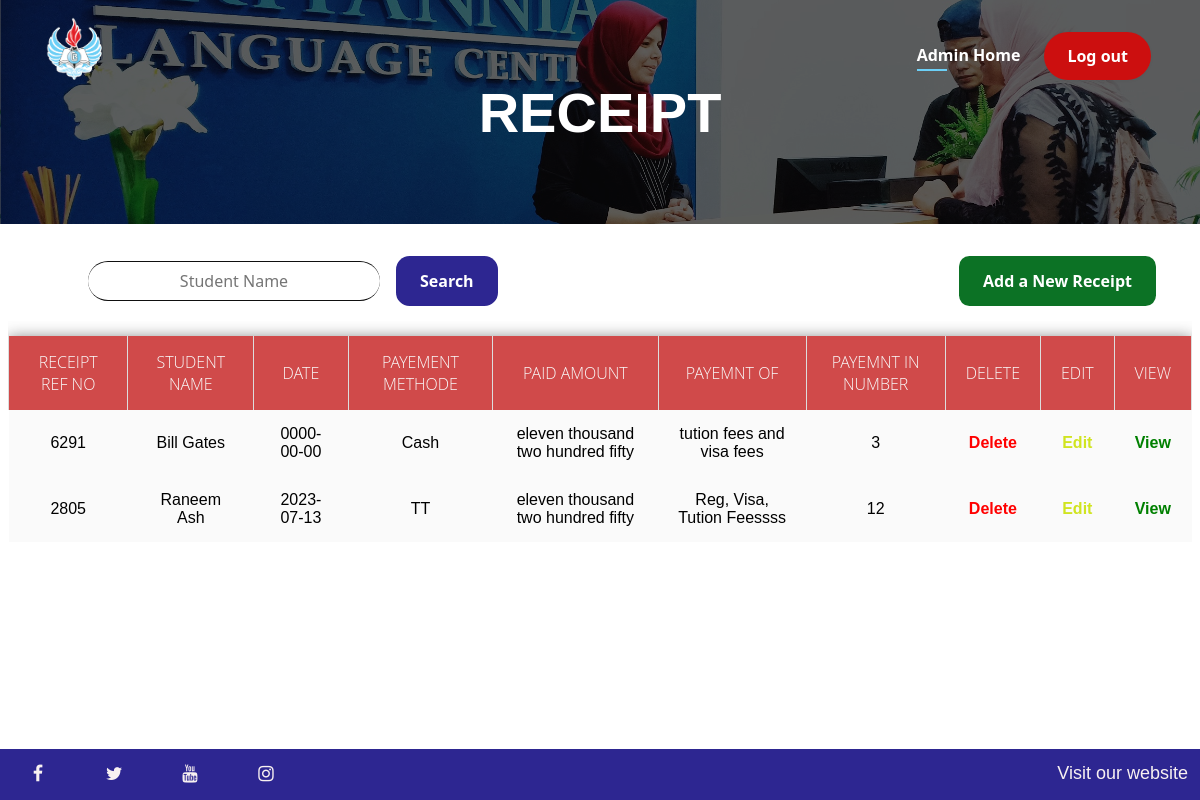
The app's page /rechome.php (signed in) with its own data.
### tables this page shows
CREATE TABLE `receipt` (
  `Rref` int(100) NOT NULL,
  `studentName` varchar(100) NOT NULL,
  `Date` date NOT NULL,
  `PaymentM` varchar(100) NOT NULL,
  `PaidAmount` varchar(100) NOT NULL,
  `PaymentOf` varchar(100) NOT NULL,
  `PaidInNumber` int(100) NOT NULL,
  `ID` int(11) NOT NULL
);

### rechome.php (the view, shortened to what this page needs)
<?php
$host="localhost";
$user="root";
$password="";
$db="management_system";
include('Header10.php');
include('footer1.php');
$connection=mysqli_connect($host,$user,$password,$db);
?>
<!DOCTYPE html>
<html lang="en">
<head>
  <link rel="stylesheet" href="class.css">
  <link rel="stylesheet" href="footer1.css">
  <link rel="stylesheet" href="Testt.css">
</head>
<body>
<div>
  <div class="search">
    <form id='search' Class="search-container" method="POST">
       <input  type='text' placeholder='Student Name' class='searchinput-field' name='searchTerm' >
       <button type='submit'Class="search-btn" name="inf" value="inf" >Search</button>
    </form>
    <div class="class-select-container">
  <button class="button-9" onclick="window.location.href='recnew.php';">Add a New Receipt</button>
</div>
</div>
</div>
 <?php
if ($_SERVER["REQUEST_METHOD"] == "POST" && isset($_POST['searchTerm'])) {
  $searchTerm = mysqli_real_escape_string($connection, $_POST['searchTerm']);
  $select = "SELECT * FROM receipt WHERE StudentName LIKE '%$searchTerm%' ORDER BY ID DESC";
} else {
  $select = "SELECT * FROM receipt ORDER BY ID DESC";
}
$result = mysqli_query($connection, $select);
?>
  <div class="filter">
  <table class="filter">
<thead>
<tr>
<th>Receipt Ref No</th>
<th>Student Name</th>
<th>Date</th>
<th>Payement Methode</th>
<th>Paid Amount</th>
<th>Payemnt Of</th>
<th>Payemnt in number</th>
<th>Delete</th>
<th>Edit</th>
<th>View</th>
</tr>
</thead>
<tbody>
<?php
while ($info = $result->fetch_array(MYSQLI_ASSOC)) {
?>
<tr>
<td><?php echo $info['Rref']; ?></td>
  <td><?php echo $info['studentName']; ?></td>
  <td><?php echo $info['Date']; ?></td>
  <td><?php echo $info['PaymentM']; ?></td>
  <td><?php echo $info['PaidAmount']; ?></td>
  <td><?php echo $info['PaymentOf']; ?></td>
  <td><?php echo $info['PaidInNumber']; ?></td>
  <td><a class='button-8' onclick="return confirm('Are You Sure to Delete This');" href='recdelete.php?recdelete=<?php echo $info['Rref']; ?>'>Delete</a></td>
  <td><a class='button-7' onclick="return confirm('Are You Sure to Update This');" href='recieptform.php?reciept=<?php echo $info['Rref']; ?>'>Edit</a></td>
  <td><a class='button-1' href='recieptView.php?recieptV=<?php echo $info['Rref']; ?>'>View</a></td>
</tr>
</tbody>
<?php
}
?>
</div>
</body>
</html>

### Testt.css (style rules this page uses)
button { font-size: 1rem; padding: 0.5rem 1.5rem; border: none; border-radius: 1rem; margin-right: 1rem; cursor: pointer; color: #fff; font-family: 'Helvetica', sans-serif; transition: all 0.2s ease-in-out; }

### class.css (style rules this page uses)
.filter { max-height: 300px; overflow-y: scroll; overflow-x: scroll; margin-top: 15px; position: relative; }
table { border-collapse: collapse; width: 100%; filter: progid:DXImageTransform.Microsoft.gradient(startColorstr="#e94ca1",endColorstr="#c74ae9",GradientType=1); border-collapse: collapse; border-spacing: 0; box-shadow: 0 2px 15px rgba(64,64,64,.7); border-radius: 0px; overflow: hidden; }
th, td { padding: 15px 20px; text-align: center; }
th { background-color: #bf0000; color: #fafafa; font-family: 'Open Sans',Sans-serif; font-weight: 200; text-transform: uppercase; border-left: 1px solid #dddddd; border-right: 1px solid #dddddd; opacity: .7; }
thead { position: sticky; top: 0; background-color: #bf0000; color: #fafafa; z-index: 1; }
tr { width: 100%; background-color: #fafafa; font-family: 'Montserrat', sans-serif; }
.button-7 { text-decoration: none; color: #d0e420; font-weight: 600; }
.button-8 { text-decoration: none; color: red; font-weight: 600; }
.search-container { margin-top: 16rem; margin-left: 5rem; display: flex; align-items: center; }
.searchinput-field { font-size: 1rem; padding: 0.5rem; border: none; border-radius: 0.5rem; margin-right: 1rem; border-radius: 20px; border-top: 1px solid rgb(15, 15, 15); border-bottom: 1px solid rgb(15, 15, 15); outline:none; background: transparent; width: 25%; height: 30%; text-align: center; font-family: system-ui,-apple-system,system-ui,"Helvetica Neue",Helvetica,Arial,sans-serif; }
.search-btn { cursor: pointer; font-size: 1rem; padding: 0.5rem 1.5rem; background: #2d2691; border-left:0; border-top:0; border-right:0; border-bottom:0 ; outline: none; color: white; border: 1px solid transparent; display: inline-flex; font-family: system-ui,-apple-system,system-ui,"Helvetica Neue",Helvetica,Arial,sans-serif; font-size: 16px; font-weight: 600; padding: calc(.875rem - 1px) calc(1.5rem - 1px); text-decoration: none; transition: all 250ms; user-select: none; -webkit-user-select: none; touch-action: manipulation; vertical-align: baseline; width: auto; border-radius: .85rem; }
.class-select-container { display: flex; align-items: center; justify-content: flex-end; margin-top: -50px; margin-right: 20px; }
.button-9 { font-family: system-ui,-apple-system,system-ui,"Helvetica Neue",Helvetica,Arial,sans-serif; border: 1px solid transparent; border-radius: .65rem; background-color: #0c7225; color: #fff; font-size: 16px; font-weight: 600; padding: 10px 20px; cursor: pointer; padding: calc(.875rem - 1px) calc(1.5rem - 1px); -webkit-user-select: none; text-decoration: none; }
.button-1 { text-decoration: none; color: green; font-weight: 600; }
.button-9 { z-index: 1; }
a { text-decoration: none; }

### records on screen
receipt: Rref "6291", studentName "Bill Gates", Date "0000-00-00", PaymentM "Cash", PaidAmount "eleven thousand two hundred fifty", PaymentOf "tution fees and visa fees", PaidInNumber "3"
receipt: Rref "2805", studentName "Raneem Ash", Date "2023-07-13", PaymentM "TT", PaidAmount "eleven thousand two hundred fifty", PaymentOf "Reg, Visa, Tution Feessss", PaidInNumber "12"
